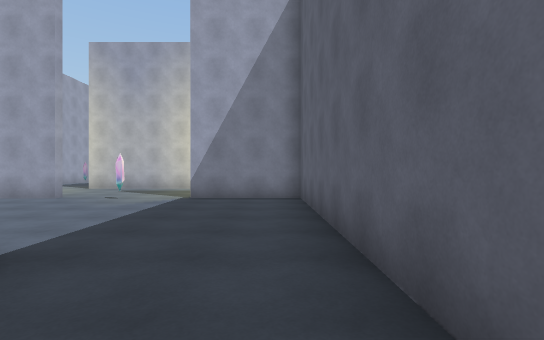
View 1 (above)

24 first-person views from a walk through a 3-D level made in the Unity game engine. The camera is 1.4 m above the floor, looks level and sees 85° across. The floor is counted in squares, 2 m on a side. Each view is taken from the middle of a square. On the plan, view 1 faces up. The plan holds only what a view shows up to about 10 squares ahead; the rest is blank. The place goes on beyond the plan. Some animated figures are not drawn.

View 2
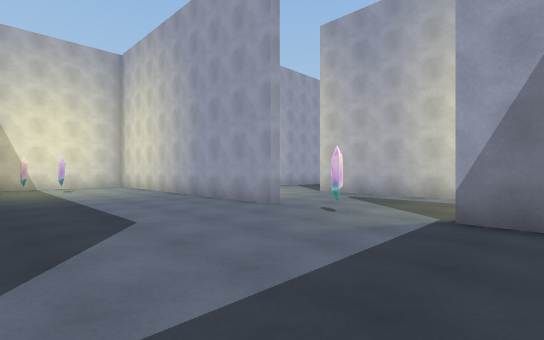

View 3
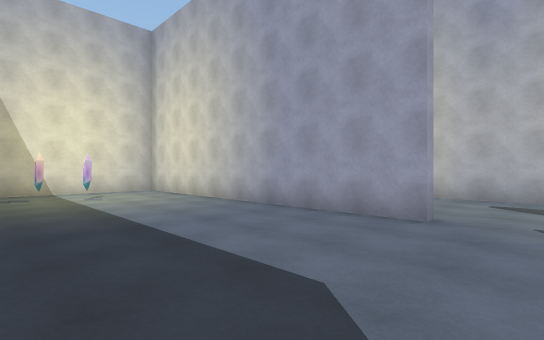

View 4
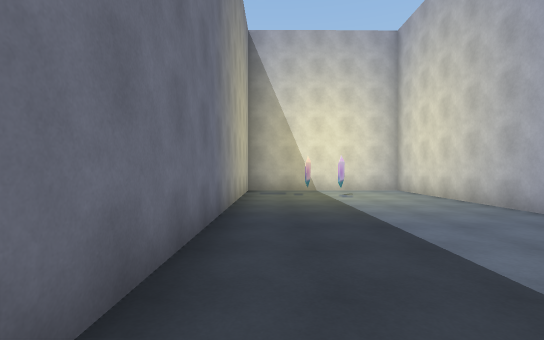

View 5
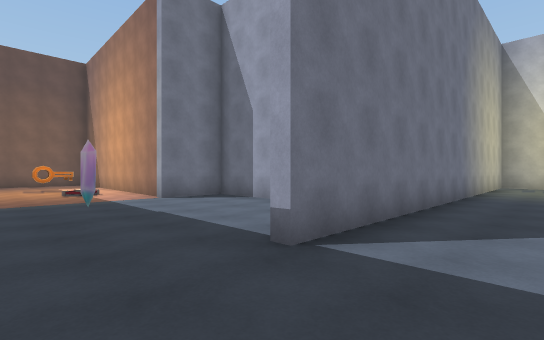

View 6
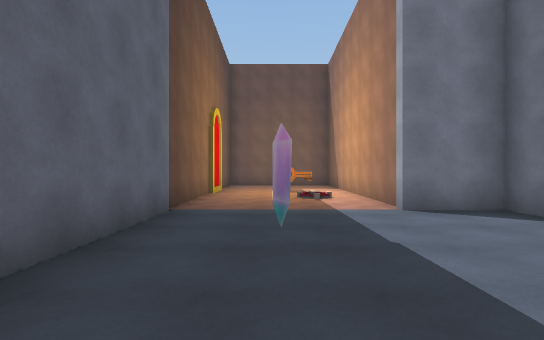

View 7
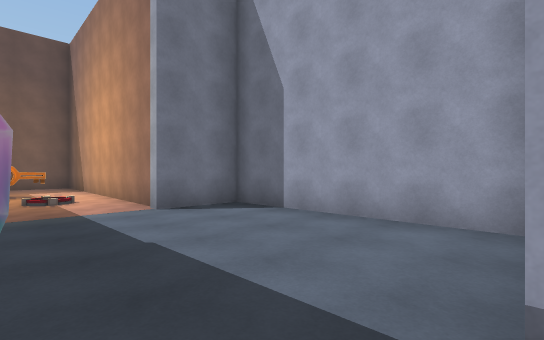

View 8
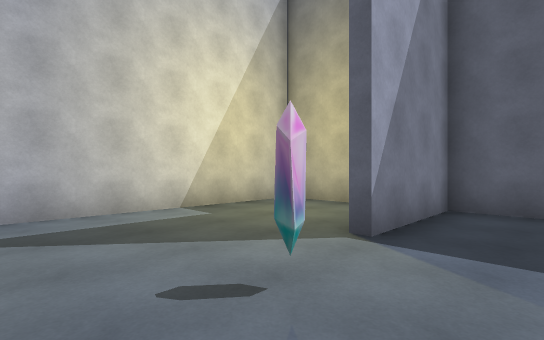

View 9
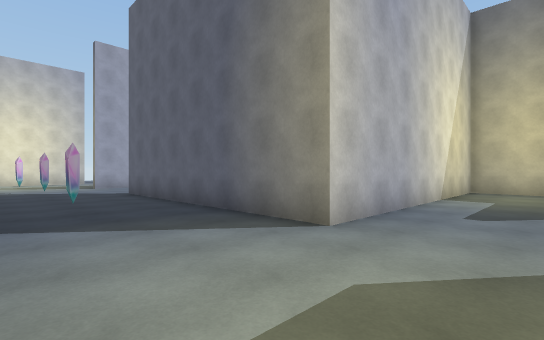

View 10
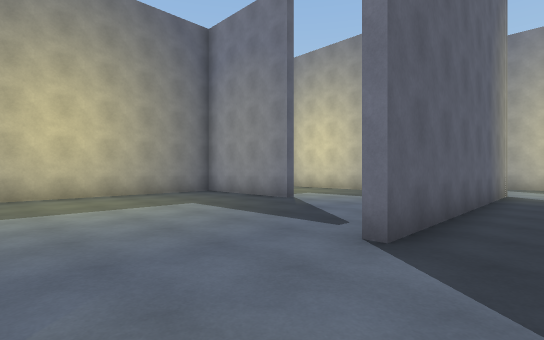

View 11
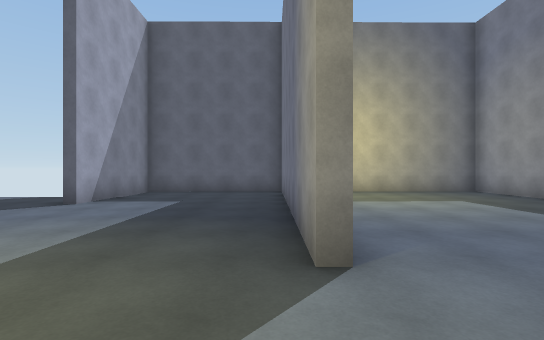

View 12
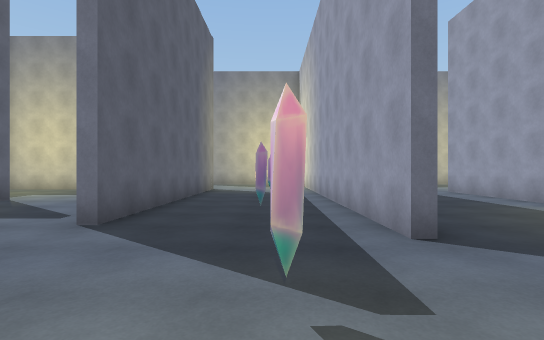

View 13
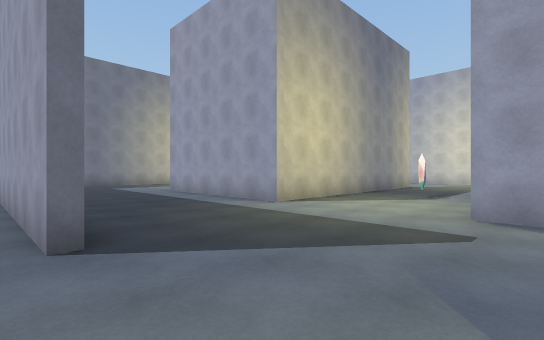

View 14
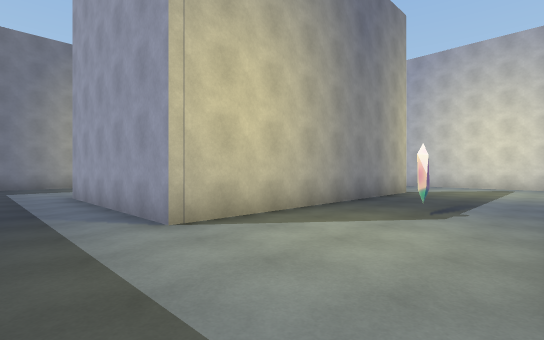

View 15
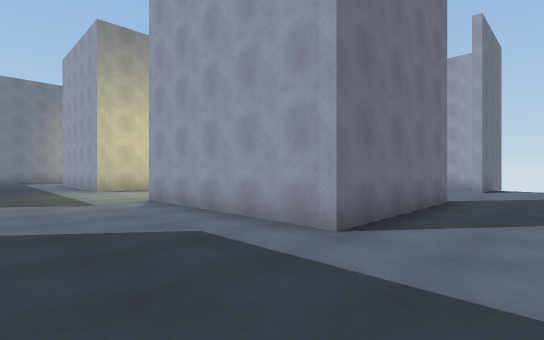

View 16
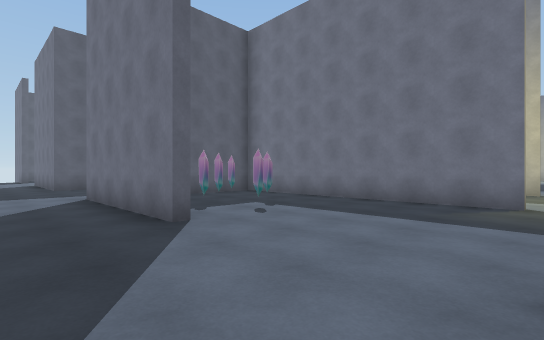

View 17
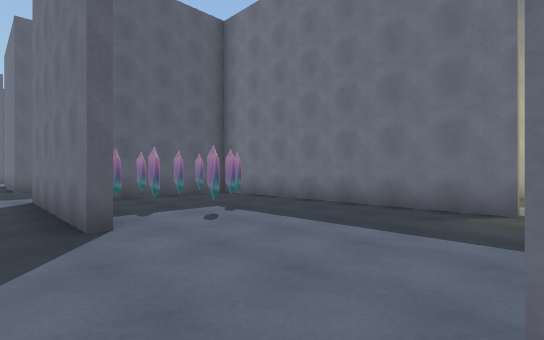

View 18
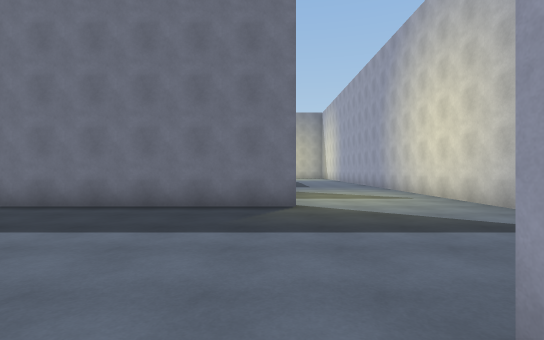

View 19
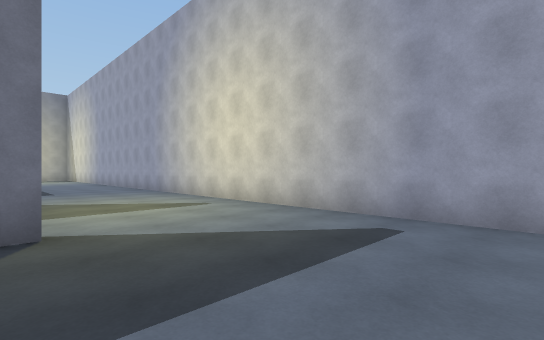

View 20
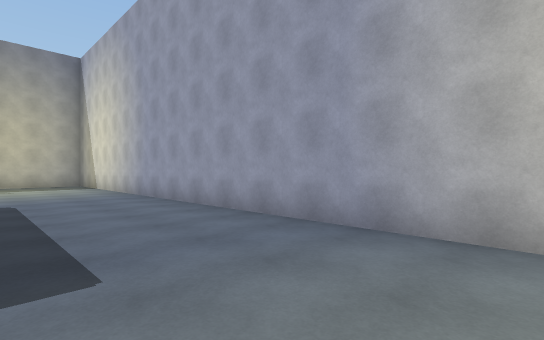

View 21
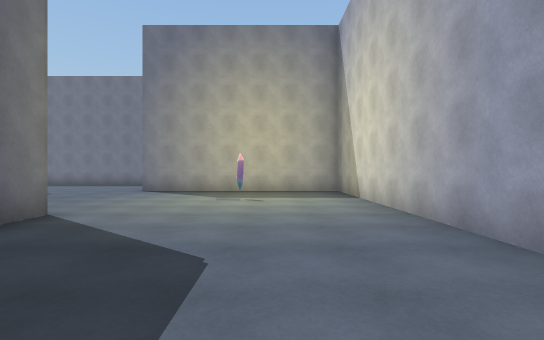

View 22
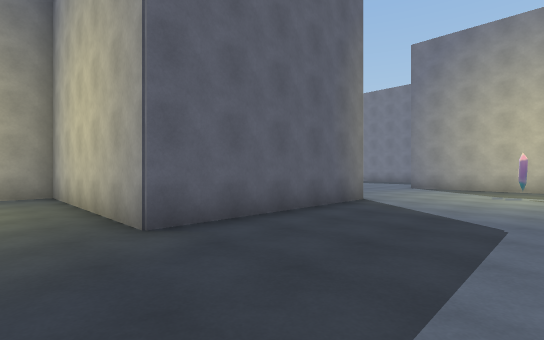

View 23
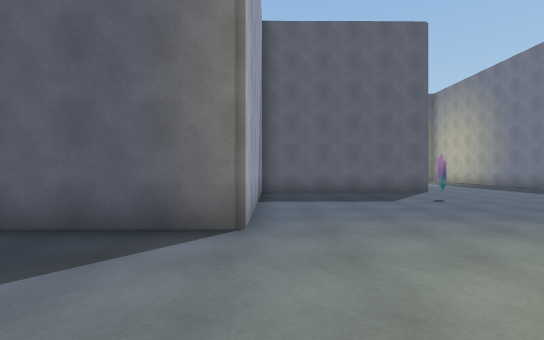

View 24
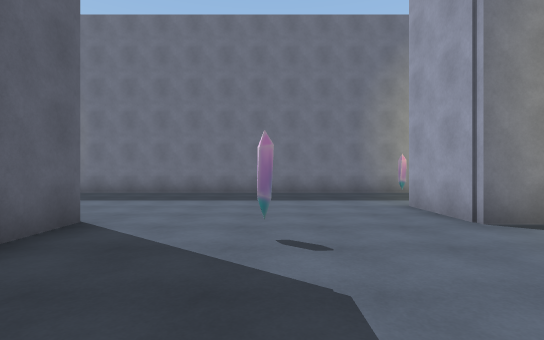

### Floor plan
Key: @ floor where view 1 was taken; # wall or solid block; x gap in a wall; . floor; O other object.
Columns run from 27 left of view 1 to 1 right of it. Each row starts with its distance up from view 1.
 28     ............        ..
 27    ...............     ...
 26    ##...#####...##    ...####
 25 #........##.#...     .......#
 24 #........##x#...    ........#
 23 #........##.#...   .........#
 22 #...........#........########
 21 #....########.....#.........#
 20 #...........................#
 19 #........#..................#
 18 #...............#.#.#.......#
 17 #....########...#...#.......#
 16 #....       #...#...# ......#
 15 #....       #...#...# ...####
 14 #...........#...#.#.#  ...
 13 #..... ######...#...#  ...
 12 #.....#     ....#...#   ...
 11 #.....#     ...  ...#########
 10 #.....#     ..   ...........#
  9 #.....#     ..   ...........#
  8 #..... ###############...####
  7 #............#.........#....#
  6 #............#..............#
  5 #...#........#.#............#
  4 #............#..............#
  3 #.........#..#..............#
  2 ########.....############...#
  1        #......        #.....#
  0        ........       #....@#
 -1        #.......       #...#.#
 -2       ..........      #.....#
 -3       ..........      #.....#
 -4       ###########     ##....#
 -5                        #....#
 -6                        #....#
 -7                        #....#
 -8                        #.O..#

Positions as (right, up) in squares from view 1, and headings:
1: (0, 0), facing up
2: (-1, 3), facing up-left
3: (-4, 3), facing up-left
4: (-4, 3), facing left
5: (0, 4), facing down-left
6: (-1, 2), facing down
7: (-1, 2), facing down-left
8: (-5, 6), facing up-right
9: (-10, 9), facing up-right
10: (-8, 21), facing down-right
11: (-9, 22), facing right
12: (-9, 22), facing down
13: (-10, 22), facing down-left
14: (-13, 21), facing down-left
15: (-12, 28), facing down-left
16: (-23, 28), facing down-right
17: (-23, 27), facing down-right
18: (-22, 27), facing down
19: (-22, 25), facing down-left
20: (-23, 17), facing down-left
21: (-24, 12), facing down
22: (-24, 14), facing down-right
23: (-24, 7), facing right
24: (-17, 6), facing down
